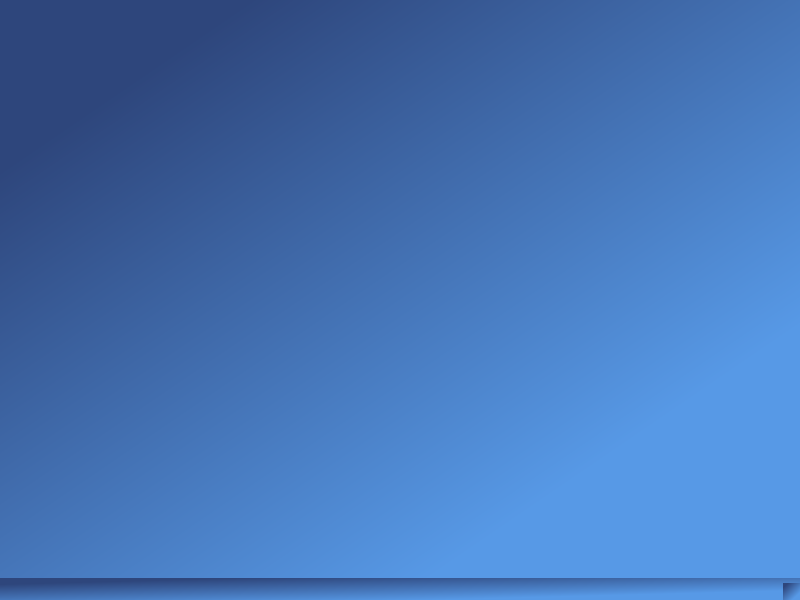
<?xml version="1.0" encoding="UTF-8"?>
<ui version="4.0">
 <class>MainWindow</class>
 <widget class="QMainWindow" name="MainWindow">
  <property name="geometry">
   <rect>
    <x>0</x>
    <y>0</y>
    <width>800</width>
    <height>600</height>
   </rect>
  </property>
  <property name="windowTitle">
   <string>MainWindow</string>
  </property>
  <property name="styleSheet">
   <string notr="true">background-color: qlineargradient(spread:pad, x1:0, y1:0, x2:0.753358, y2:0.795, stop:0.196532 rgba(46, 70, 124, 255), stop:1 rgba(87, 153, 230, 255));</string>
  </property>
  <widget class="QWidget" name="centralwidget"/>
  <widget class="QMenuBar" name="menubar">
   <property name="geometry">
    <rect>
     <x>0</x>
     <y>0</y>
     <width>800</width>
     <height>22</height>
    </rect>
   </property>
  </widget>
  <widget class="QStatusBar" name="statusbar"/>
 </widget>
 <resources/>
 <connections/>
</ui>
